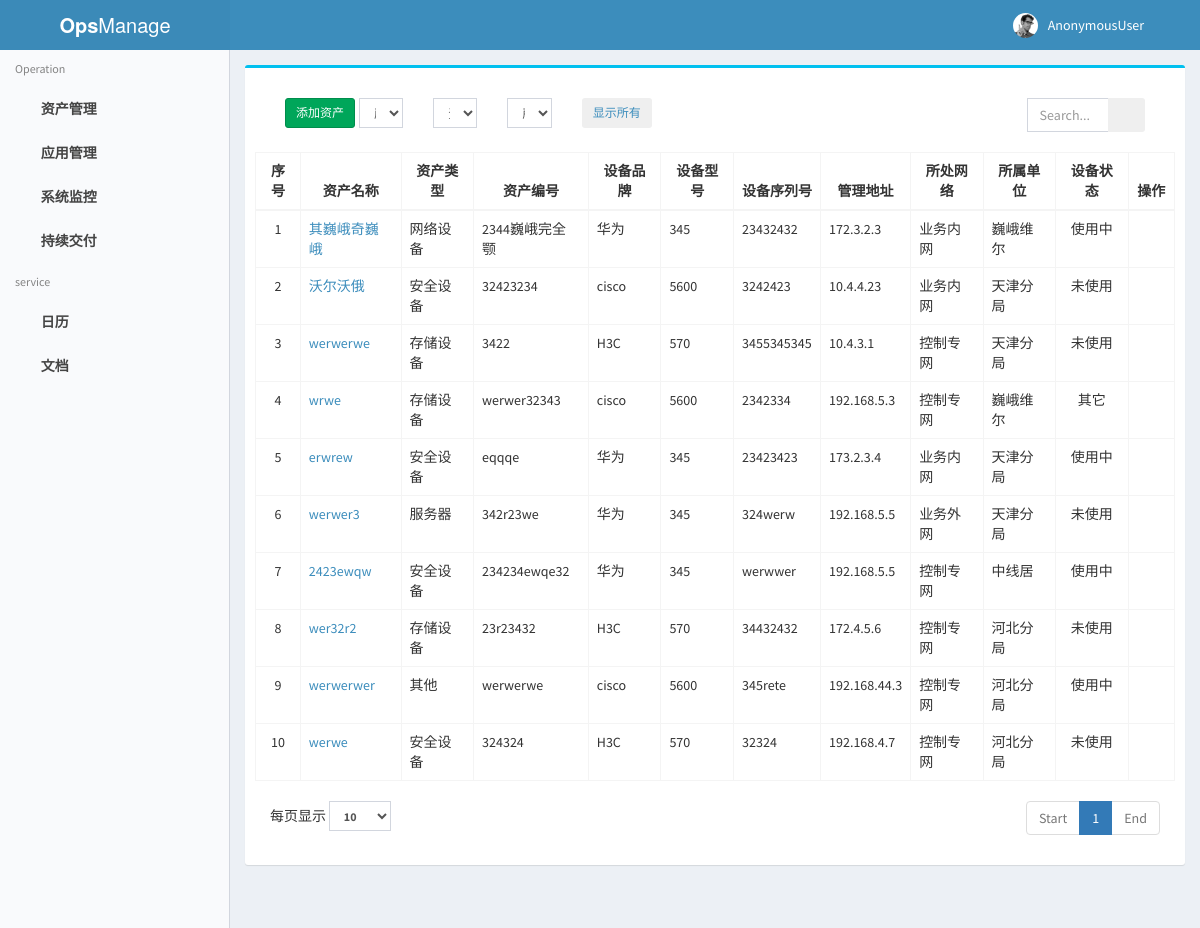
/cmdb/asset/, run on the app's committed database.
### cmdb/models.py (models this page shows, shortened)
class Asset(models.Model):
    asset_type_choice = (
        (str(1), '服务器'),
        (str(2), '网络设备'),
        (str(3), '安全设备'),
        (str(4), '存储设备'),
        (str(5), '其他'),
    )
    asset_status = (
        (str(1), '使用中'),
        (str(2), '未使用'),
        (str(3), '故障'),
        (str(4), '其它'),
    )
    network_choice = (
        (str(1), '控制专网'),
        (str(2), '业务内网'),
        (str(3), '业务外网'),
    )
    asset_type = models.CharField(choices=asset_type_choice, max_length=64, default='server', verbose_name='资产类型')
    asset_name = models.CharField(max_length=64, unique=True, verbose_name='资产名称')  # 不可重复
    asset_no = models.CharField(max_length=50, unique=True, verbose_name='资产编号')  # 不可重复
    network_location = models.CharField(choices=network_choice, max_length=64, verbose_name='所属网络')
    organization = models.ForeignKey('Organization', null=True, blank=True, on_delete=models.CASCADE)
    status = models.CharField(choices=asset_status, max_length=50, default=0, verbose_name='设备状态')
    model = models.ForeignKey('Device_model', on_delete=models.CASCADE, null=True, blank=True, verbose_name='设备型号')
    sn = models.CharField(max_length=128, unique=True, verbose_name='产品序列号')  # 不可重复
    manage_ip = models.GenericIPAddressField(null=True, blank=True, verbose_name='管理IP')
    admin = models.ForeignKey(User, null=True, blank=True, on_delete=models.CASCADE, related_name='admin')
    idc = models.ForeignKey('Idc', null=True, blank=True, on_delete=models.CASCADE)
    cabinet = models.ForeignKey('Cabinet', null=True, blank=True, on_delete=models.CASCADE)
    contract = models.ForeignKey('Contract', on_delete=models.CASCADE, null=True, blank=True, verbose_name='来源合同')
    supplier = models.ForeignKey('Supplier', on_delete=models.CASCADE, null=True, blank=True, verbose_name='供应厂商')
    purchase_day = models.DateField(null=True, blank=True, verbose_name='购买日期')
    expire_day = models.DateField(null=True, blank=True, verbose_name='过保日期')
    approved_by = models.ForeignKey(User, on_delete=models.CASCADE, null=True, blank=True)
    c_time = models.DateField(null=True, blank=True, verbose_name='批准日期')
    m_time = models.DateField(auto_now=True, verbose_name='更新日期')
    memo = models.CharField(max_length=400, null=True, blank=True, verbose_name='备注')
    height=models.SmallIntegerField(blank=True, null=True, verbose_name='高度')
    cab_location = models.SmallIntegerField(blank=True, null=True, verbose_name='机柜位置')
    qrcode = models.URLField(max_length=200, null=True, blank=True, verbose_name='二维码')
    class Meta:
        db_table = 'cmdb_asset'
        verbose_name = '资产总表'
        verbose_name_plural = verbose_name
        ordering = ['-c_time']

class Device_model(models.Model):
    img = models.ImageField(upload_to='upload', height_field=None, width_field=None, blank=True, null=True)
    vendor = models.ForeignKey('Vendor', on_delete=models.SET_NULL, blank=True, null=True, verbose_name='设备厂商')
    models = models.CharField(max_length=64, verbose_name='设备型号')
    def __str__(self):
        return self.models
    class Meta:
        verbose_name = '设备型号'
        verbose_name_plural = verbose_name
        unique_together = (("vendor", "models", "img"), )

class Vendor(models.Model):
    vendor_name = models.CharField(max_length=64, unique=True, verbose_name='厂商名称')
    vendor_phone = models.CharField(max_length=30, blank=True, null=True, verbose_name='支持电话')
    vendor_memo = models.CharField(max_length=128, blank=True, null=True, verbose_name='备注')
    def __str__(self):
        return self.vendor_name
    class Meta:
        db_table = 'cmdb_vendor'
        verbose_name = '生产厂商'
        verbose_name_plural = verbose_name

class Organization(models.Model):
    parent_org = models.ForeignKey('self', on_delete=models.CASCADE, blank=True, null=True, related_name='parent_level')
    org_name = models.CharField(max_length=64, unique=True, verbose_name='单位名称')
    org_address = models.CharField(max_length=64, blank=True, null=True, verbose_name='单位地址')
    org_memo = models.CharField(max_length=64, blank=True, null=True, verbose_name='备注')
    def __str__(self):
        return self.org_name
    class Meta:
        db_table = 'cmdb_organization'
        verbose_name = '所属单位'
        verbose_name_plural = verbose_name

### cmdb/views.py (the view)
def asset(request):
    USERNAME = str(request.user)
    if request.user.is_superuser:
        Perm = 1
    else:
        Perm = 0
    asset_find=[]
    page_len = request.GET.get('page_len', '')
    Organizations = Organization.objects.all()
    myType = int(request.GET.get('myType', "0"))
    myOrg = int(request.GET.get('myOrg', "0"))
    myNet = int(request.GET.get('myNet', "0"))
    search_dict = dict()  # 如果有这个值 就写入到字典中去
    if myType != 0:
       search_dict['asset_type'] = myType
    if myOrg != 0:
       search_dict['organization'] = myOrg
    if myNet != 0:
       search_dict['network_location'] = myNet
    if len(asset_find) >= 0:
        asset_find = Asset.objects.filter(**search_dict)
    else:
        asset_find = Asset.objects.all()
    assets_list, p, assets, page_range, current_page, show_first, show_end, end_page, offset_index = pages(asset_find, request)
    print("-------------------")
    print(offset_index)
    return render(request, 'cmdb/ServerManage/asset.html', locals())

### cmdb/views.py (called while the page is built)
def page_list_return(total, current=1):
    min_page = current - 4 if current - 6 > 0 else 1
    max_page = min_page + 6 if min_page + 6 < total else total
    return range(min_page, max_page + 1)

### templates/cmdb/ServerManage/asset.html (shortened to what this page needs)
{% extends "base.html" %}
{% block css_block %}
<link rel="stylesheet" href="/static/dist/paginationjs/pagination.css">
{% endblock%}
{% block main_content %}
<div class="box box-info" id="box1" style="min-height: 500px">
    <div class="box-body" id="box2">
        <div class="container-fluid">
            <div class="row " style="margin: 20px 0">
                    <div class="col-sm-1">
                        <a href="/cmdb/addARecord">
                            <button class="btn btn-success btn-sm">添加资产</button>
                        </a>
                    </div>
                <form id="filterForm">
                    <div class="col-sm-1 ">
                        <select class="form-control m-b input-sm "  name="myOrg" id="selectedOrg">
                            <option value="0" selected="selected">所属单位</option>
                        </select>
                    </div>
                    <div class="col-sm-1">
                        <select class="form-control m-b input-sm" name="myType" id="selectedType">
                            <option value="0" selected="selected">资产类型</option>
                        </select>
                    </div>
                    <div class="col-sm-1">
                       <select class="form-control m-b input-sm" name="myNet" id="selectedNet">
                            <option value="0" selected="selected">所属网络</option>
                        </select>
                    </div>
                    <div class="col-sm-1">
                        <a href="/cmdb/asset/">
                            <button class="btn  btn-sm">显示所有</button>
                        </a>
                    </div>
                    <div class="col-sm-5"></div>
                </form >
                <div class="col-sm-2">
                    <form   class="input-group" method='get' action="/search/" target="_blank" id="searchForm">
                        <input class="form-control inline" type="search"  name="q"  placeholder="Search..." >
                        <span class="input-group-btn" >
                            <button class="btn " type="button" value="Search" id="searchBtn" >
                                <i class="fa fa-search"></i>
                            </button>
                        </span>
                    </form>
                </div>
             </div>
            <div class="row ">
                <div id="div01">
                    <table id="example2" class="table table-bordered table-hover">
                        <thead>
                        <tr>
                            <th class="text-center">序号</th>
                            <th class="text-center">资产名称</th>
                            <th class="text-center">资产类型</th>
                            <th class="text-center">资产编号</th>
                            <th class="text-center">设备品牌</th>
                            <th class="text-center">设备型号</th>
                            <th class="text-center">设备序列号</th>
                            <th class="text-center">管理地址</th>
                            <th class="text-center">所处网络</th>
                            <th class="text-center">所属单位</th>
                            <th class="text-center">设备状态</th>
                            <th class="text-center">操作</th>
                        </tr>
                        </thead>
                        <tbody>
                        {% for Asset in assets %}
                        <tr>
                            <td class="text-center">{{ offset_index | add:forloop.counter }}</td>
                            <td><a href="#">
                                <li id="asset_detail" style="list-style-type:none"
                                    onclick="return detail(this.value)"
                                    value="{{ Asset.id }}"> {{ Asset.asset_name }}
                                </li>
                            </a>
                            </td>
                            <td>{{ Asset.get_asset_type_display }}</td>
                            <td>{{ Asset.asset_no }}</td>
                            <td>{{ Asset.model.vendor }}</td>
                            <td>{{ Asset.model }}</td>
                            <td>{{ Asset.sn }}</td>
                            <td>{{ Asset.manage_ip }}</td>
                            <td>{{ Asset.get_network_location_display }}</td>
                            <td>{{ Asset.organization }}</td>
                            <td class="text-center">{{ Asset.get_status_display }}</td>
                            <td class="text-center">
                                <a href="http://127.0.0.1:8000/cmdb/editARecord?myid={{ Asset.id }}">
                                    <i class="glyphicon glyphicon-edit text-info"
                                       style="margin-right: 5px"></i>
                                </a>
                                <a href="http://127.0.0.1:8000/cmdb/deleteARecord?myid={{ Asset.id }}">
                                    <i class="glyphicon glyphicon-trash text-danger"></i>
                                </a>
                            </td>
                        </tr>
                        {% endfor %}
                        </tbody>
                    </table>
                </div>
            </div>
            <div class="row" id="pageInfo">
                <div class="col-md-2" >
                    <form id="pagelenForm">
                        <span class="text text-right">每页显示</span>
                        <label for="page_len">
                            <select name="page_len" id="page_len" class="form-control m-b input-sm" >
                                {% ifequal page_len '10' %}
                                   <option value="10" selected>10</option>
                                {% else %}
                                    <option value="10">10</option>
                                {% endifequal %}
                            </select>
                        </label>
                    </form>
                </div>
                <div class="col-sm-10" >
                    <div class="dataTables_paginate paging_simple_numbers" id="editable_paginate">
                        <ul class="pagination" style="margin-top: 0; float: right">
                            {% if assets.has_previous %}
                                <li class="paginate_button previous " aria-controls="editable" tabindex="0" id="editable_previous">
                                    <a class="page"  href="?page={{ assets.previous_page_number }}&page_len={{ page_len }}">
                                        Previous
                                    </a>
                                </li>
                            {% else %}
                                <li class="paginate_button disabled">
                                     <a  href="#">Start</a>
                                </li>
                            {% endif %}
                            {% for page in page_range %}
                                {% ifequal current_page page %}
                                    <li class="paginate_button active"  aria-controls="editable" tabindex="0">
                                        <a class="page" href="?page={{ page }}&page_len={{ page_len }}"  title="第{{ page }}页">
                                            {{ page }}
                                        </a>
                                    </li>
                                {% else %}
                                    <li class="paginate_button" aria-controls="editable" tabindex="0">
                                        <a class="page" href="?page={{ page }}&page_len={{ page_len }}"  title="第{{ page }}页">
                                            {{ page }}
                                        </a>
                                    </li>
                                {% endifequal %}
                            {% endfor %}
                            {% if assets.has_next %}
                                <li class="paginate_button next" aria-controls="editable" tabindex="0" id="editable_next">
                                    <a class="page" href="?page={{ assets.next_page_number }}&page_len={{ page_len }}">Next</a>
                                </li>
                            {% else %}
                                <li class="paginate_button disabled">
                                    <a  href="#">End</a>
                                </li>
                            {% endif %}
                        </ul>
                    </div>
                </div>
            </div>
        </div>
    </div>
 </div>
    {% endblock main_content %}

### data on the page
Asset: counter "1", {{ Asset.id }} 3 (drawn), asset_name "其巍峨奇巍峨", asset_type "网络设备", asset_no "2344巍峨完全颚", model.vendor "华为", model "345", sn "23432432", manage_ip "172.3.2.3", network_location "业务内网", organization "巍峨维尔", status "使用中"
Asset: counter "2", {{ Asset.id }} 4 (drawn), asset_name "沃尔沃俄", asset_type "安全设备", asset_no "32423234", model.vendor "cisco", model "5600", sn "3242423", manage_ip "10.4.4.23", network_location "业务内网", organization "天津分局", status "未使用"
Asset: counter "3", {{ Asset.id }} 5 (drawn), asset_name "werwerwe", asset_type "存储设备", asset_no "3422", model.vendor "H3C", model "570", sn "3455345345", manage_ip "10.4.3.1", network_location "控制专网", organization "天津分局", status "未使用"
Asset: counter "4", {{ Asset.id }} 6 (drawn), asset_name "wrwe", asset_type "存储设备", asset_no "werwer32343", model.vendor "cisco", model "5600", sn "2342334", manage_ip "192.168.5.3", network_location "控制专网", organization "巍峨维尔", status "其它"
Asset: counter "5", {{ Asset.id }} 7 (drawn), asset_name "erwrew", asset_type "安全设备", asset_no "eqqqe", model.vendor "华为", model "345", sn "23423423", manage_ip "173.2.3.4", network_location "业务内网", organization "天津分局", status "使用中"
Asset: counter "6", {{ Asset.id }} 8 (drawn), asset_name "werwer3", asset_type "服务器", asset_no "342r23we", model.vendor "华为", model "345", sn "324werw", manage_ip "192.168.5.5", network_location "业务外网", organization "天津分局", status "未使用"
Asset: counter "7", {{ Asset.id }} 9 (drawn), asset_name "2423ewqw", asset_type "安全设备", asset_no "234234ewqe32", model.vendor "华为", model "345", sn "werwwer", manage_ip "192.168.5.5", network_location "控制专网", organization "中线居", status "使用中"
Asset: counter "8", {{ Asset.id }} 10 (drawn), asset_name "wer32r2", asset_type "存储设备", asset_no "23r23432", model.vendor "H3C", model "570", sn "34432432", manage_ip "172.4.5.6", network_location "控制专网", organization "河北分局", status "未使用"
Asset: counter "9", {{ Asset.id }} 11 (drawn), asset_name "werwerwer", asset_type "其他", asset_no "werwerwe", model.vendor "cisco", model "5600", sn "345rete", manage_ip "192.168.44.3", network_location "控制专网", organization "河北分局", status "使用中"
Asset: counter "10", {{ Asset.id }} 12 (drawn), asset_name "werwe", asset_type "安全设备", asset_no "324324", model.vendor "H3C", model "570", sn "32324", manage_ip "192.168.4.7", network_location "控制专网", organization "河北分局", status "未使用"

### other printed values
{{ USERNAME }} "AnonymousUser"
{{ page }} "1"
